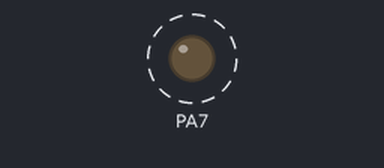
Recording of a program running on a simulated ATmega32, built with avr-gcc and emulated at 1 MHz (the files do not name the chip). On the bench: output pins drawn as LEDs (lit = HIGH). Dashed ring = blinking.

Above: at 0.4 s.
Timing chart, 0 to 3.0 s (numbered marks = the images above):
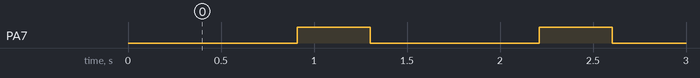

Measured:
- by itself, PA7: alternates HIGH for 0.39 s and LOW for 0.91 s

The program:

main.c
```c
/*
 * main.c
 *
 *  Created on: Sep 16, 2023
 *      Author: YOGA 640
 */

#include  "../LIB/STD_TYPES.h"
#include  "../LIB/BIT_MATH.h"
#include  "../LIB/ERROR_STATE.h"

#include  "../MCAL/DIO/DIO_Register.h"
#include  "../MCAL/DIO/DIO_Interface.h"

#include "util/delay.h"


int main()
{
	u8 localvalue;
	/*SET_BIT(DDRA , DIO_PIN0);
	SET_BIT(DDRA , DIO_PIN1);
	SET_BIT(DDRA , DIO_PIN2);
	SET_BIT(DDRA , DIO_PIN3);
	SET_BIT(DDRA , DIO_PIN4);
	SET_BIT(DDRA , DIO_PIN5);
	SET_BIT(DDRA , DIO_PIN6);
	SET_BIT(DDRA , DIO_PIN7);
	*/
	//DIO_enuSetPortDirection(DIO_PORTA , OUTPUT);
	DIO_enuSetPinDirection(DIO_PORTA , DIO_PIN7 , OUTPUT);
	while(1)
	{
		//_delay_ms(3000);

		/*DIO_enuSetPortValue(DIO_PORTA , 0X45);
		_delay_ms(300);
		DIO_enuGetPortValue(DIO_PORTA ,&localvalue);
		DIO_enuSetPortValue(DIO_PORTA , 0X50);
		_delay_ms(300);
		DIO_enuSetPortValue(DIO_PORTA , localvalue);
		_delay_ms(300);*/

		//DIO_enuTogglePortValue(DIO_PORTA);
		//  _delay_ms(300);
		//  DIO_enuClearPortValue(DIO_PORTA);
		//  _delay_ms(300);
		//DIO_enuSetPortValue(DIO_PORTA , 0xFF);
		DIO_enuSetPinValue(DIO_PORTA , DIO_PIN7 , LOW);
		_delay_ms(700);

		DIO_enuTogglePinValue(DIO_PORTA , DIO_PIN7);
		_delay_ms(300);
	}


	return  0;
}
```

BIT_MATH.h
```c
/*****************************************************/
/*****************************************************/
/**************   Author: Doaa Tawfik  ***************/
/**************   Layer: LIBRARY       ***************/
/**************   Version: 1.00        ***************/
/*****************************************************/
/*****************************************************/
#ifndef BIT_MATH_H_
#define BIT_MATH_H_

#define SET_BIT(VAR , BIT_NUM) (VAR|=(1<<BIT_NUM))
#define CLEAR_BIT(VAR , BIT_NUM) (VAR&=(~(1<<BIT_NUM)))
#define TOGGLE_BIT(VAR , BIT_NUM) (VAR^=(1<<BIT_NUM))
#define GET_BIT(VAR , BIT_NUM) (1&(VAR>>BIT_NUM))

#endif
```

ERROR_STATE.h
```c
#ifndef ERROR_STATE_H_
#define ERROR_STATE_H_

typedef enum
{
	ES_NOK ,
	ES_OK ,
	ES_NULL_POINTER,
	ES_OUT_OF_RANGE
}ES_t;


#endif
```

STD_TYPES.h
```c
/*****************************************************/
/*****************************************************/
/**************   Author: Doaa Tawfik  ***************/
/**************   Layer: LIBRARY       ***************/
/**************   Version: 1.00        ***************/
/*****************************************************/
/*****************************************************/
#ifndef STD_TYPES_H_
#define STD_TYPES_H_


typedef   unsigned char         u8;
typedef   signed char           s8;

typedef   unsigned short int    u16;
typedef   signed short int      s16;

typedef   unsigned long int     u32;
typedef   signed long int       s32;

typedef   float                 f32;
typedef   double                f64;

#define   NULL                  0


#define   F_CPU                 1000000UL


#endif
```

DIO_Config.h
```c
/******************************************************/
/******************************************************/
/**************   Author: Doaa Tawfik   ***************/
/**************   Layer:  MCAL          ***************/
/**************   SWC:    DIO           ***************/
/**************   Version: 2.00         ***************/
/******************************************************/
/******************************************************/


#ifndef  DIO_CONFIG_H_
#define  DIO_CONFIG_H_


#endif
```

DIO_Interface.h
```c
/******************************************************/
/******************************************************/
/**************   Author: Doaa Tawfik   ***************/
/**************   Layer:  MCAL          ***************/
/**************   SWC:    DIO           ***************/
/**************   Version: 2.00         ***************/
/******************************************************/
/******************************************************/


#ifndef  DIO_INTERFACE_H_
#define  DIO_INTERFACE_H_


#define   DIO_PORTA         1
#define   DIO_PORTB         2
#define   DIO_PORTC         3
#define   DIO_PORTD         4


#define   DIO_PIN0          0
#define   DIO_PIN1          1
#define   DIO_PIN2          2
#define   DIO_PIN3          3
#define   DIO_PIN4          4
#define   DIO_PIN5          5
#define   DIO_PIN6          6
#define   DIO_PIN7          7


#define   OUTPUT            1
#define   INPUT             0


#define   HIGH              1
#define   LOW               0


ES_t  DIO_enuSetPortValue(u8 Copy_u8Port , u8 Copy_u8Value);
ES_t  DIO_enuSetPinValue(u8 Copy_u8Port , u8 Copy_u8Pin , u8 Copy_u8Value);


ES_t  DIO_enuClearPortValue(u8 Copy_u8Port);

ES_t  DIO_enuTogglePortValue(u8 Copy_u8Port);
ES_t  DIO_enuTogglePinValue(u8 Copy_u8Port , u8 Copy_u8Pin);


ES_t  DIO_enuGetPortValue(u8 Copy_u8Port , u8* Copy_pu8ReturnValue);
ES_t  DIO_enuGetPinValue(u8 Copy_u8Port , u8 Copy_u8Pin , u8* Copy_pu8ReturnValue);

ES_t  DIO_enuSetPinDirection(u8 Copy_u8Port , u8 Copy_u8Pin , u8 Copy_u8Direction);
ES_t  DIO_enuSetPortDirection(u8 Copy_u8Port , u8 Copy_u8Direction);


#endif
```

DIO_Private.h
```c
/******************************************************/
/******************************************************/
/**************   Author: Doaa Tawfik   ***************/
/**************   Layer:  MCAL          ***************/
/**************   SWC:    DIO           ***************/
/**************   Version: 2.00         ***************/
/******************************************************/
/******************************************************/


#ifndef  DIO_PRIVATE_H_
#define  DIO_PRIVATE_H_


#define   DIO_u8PORTA              1
#define   DIO_u8PORTB              2
#define   DIO_u8PORTC              3
#define   DIO_u8PORTD              4


#define   DIO_u8PIN0               0
#define   DIO_u8PIN1               1
#define   DIO_u8PIN2               2
#define   DIO_u8PIN3               3
#define   DIO_u8PIN4               4
#define   DIO_u8PIN5               5
#define   DIO_u8PIN6               6
#define   DIO_u8PIN7               7


#define   DIO_u8PIN_OUTPUT         1
#define   DIO_u8PIN_INPUT          0

#define   DIO_u8PORT_OUTPUT        1
#define   DIO_u8PORT_INPUT         0


#define   DIO_u8HIGH               1
#define   DIO_u8LOW                0


#endif
```

DIO_Register.h
```c
/******************************************************/
/******************************************************/
/**************   Author: Doaa Tawfik   ***************/
/**************   Layer:  MCAL          ***************/
/**************   SWC:    DIO           ***************/
/**************   Version: 2.00         ***************/
/******************************************************/
/******************************************************/


#ifndef  DIO_REGISTER_H_
#define  DIO_REGISTER_H_


#define   DDRA            *((u8* ) 0x3A)
#define   PINA            *((u8* ) 0x39)
#define   PORTA           *((u8* ) 0x3B)


#define   DDRB            *((u8* ) 0x37)
#define   PINB            *((u8* ) 0x36)
#define   PORTB           *((u8* ) 0x38)


#define   DDRC            *((u8* ) 0x34)
#define   PINC            *((u8* ) 0x33)
#define   PORTC           *((u8* ) 0x35)


#define   DDRD            *((u8* ) 0x31)
#define   PIND            *((u8* ) 0x30)
#define   PORTD           *((u8* ) 0x32)


#endif
```

Source omitted: DIO_Program.c (15345 bytes)
